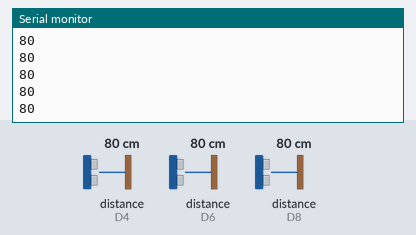
This sketch was run on a simulated ESP8266 (NodeMCU). Shown: the last lines printed to the serial monitor. Wiring (inferred from the names in the program): 3 × ultrasonic range finder: trigger D3, echo D4 / trigger D7, echo D8 / trigger D5, echo D6. Inputs (shaded band) come from the test bench; at power-on: distance to the obstacle (sensors on D4, D6, D8) 80 cm. The echo pulse lasts 58.3 µs per cm.

Above: at 1.3 s.
1.4 s: distance to the obstacle (sensor on D4) set to 2 cm
At 1.9 s:
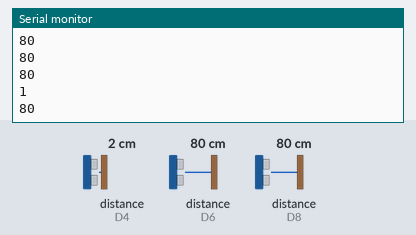
2.9 s: distance to the obstacle (sensor on D6) set to 4 cm
At 3.5 s:
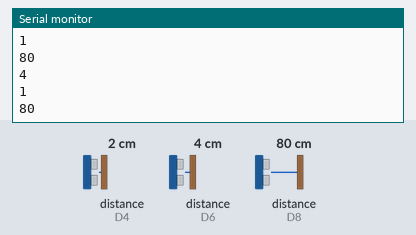
4.4 s: distance to the obstacle (sensor on D8) set to 9 cm
At 5.0 s:
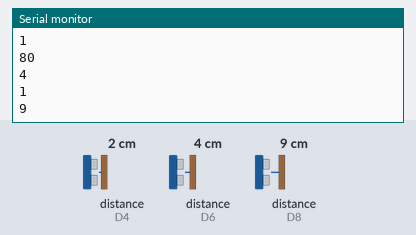
5.9 s: distance to the obstacle (sensor on D4) set to 18 cm
At 6.5 s:
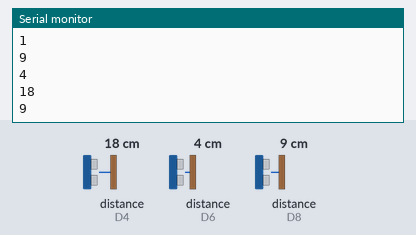
7.4 s: distance to the obstacle (sensor on D6) set to 35 cm
At 8.1 s:
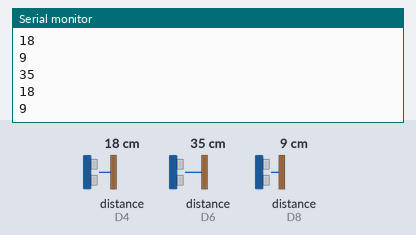
8.9 s: distance to the obstacle (sensor on D8) set to 60 cm
At 9.6 s:
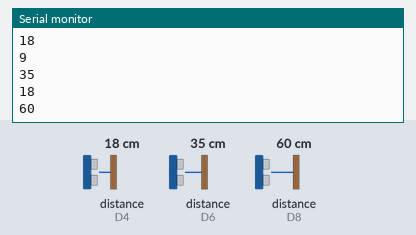
Timing chart, 0 to 11.4 s (numbered marks = the images above; inputs shaded):
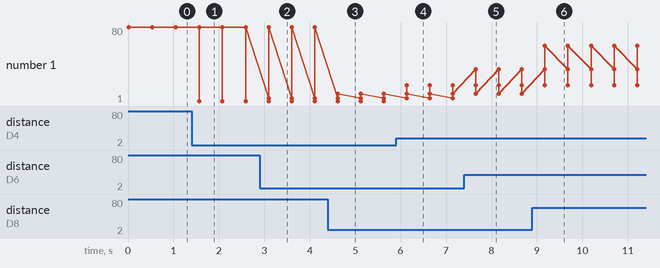

Measured:
- after the input at 1.4 s, the serial monitor: prints a new line after 0.16 s (image 1)
- after the input at 2.9 s, the serial monitor: prints a new line after 0.20 s (image 2)
- after the input at 4.4 s, the serial monitor: prints a new line after 0.22 s (image 3)
- after the input at 5.9 s, the serial monitor: prints a new line after 0.23 s (image 4)
- after the input at 7.4 s, the serial monitor: prints a new line after 0.25 s (image 5)
- after the input at 8.9 s, the serial monitor: prints a new line after 0.27 s (image 6)
- plotted number 1: 80 → 9 after the input at 4.4 s, 9 → 60 after the input at 8.9 s

The sketch:

project_2.ino
```cpp
#include <Wire.h>
#include <LiquidCrystal_I2C.h>

#define trigPin  D5  // Adjust pin numbers according to your connections
#define echoPin  D6
#define btrigPin D3
#define bechoPin D4
#define vtrigPin D7
#define vechoPin D8

int s = 0;
LiquidCrystal_I2C lcd(0x27, 16, 2);
void setup()
{
  Serial.begin(9600);

  lcd.backlight();
  pinMode(trigPin, OUTPUT);
  pinMode(echoPin, INPUT);
  pinMode(btrigPin, OUTPUT);
  pinMode(bechoPin, INPUT);
  pinMode(vtrigPin, OUTPUT);
  pinMode(vechoPin, INPUT);

  lcd.print("Library vacant seat in");
}

void loop()
{
  int duration, distance;
  digitalWrite(trigPin, HIGH);
  delayMicroseconds(10);
  digitalWrite(trigPin, LOW);
  duration = pulseIn(echoPin, HIGH);
  distance = (duration/2) / 29.1;

  int bduration, bdistance;
  digitalWrite(btrigPin, HIGH);
  delayMicroseconds(10);
  digitalWrite(btrigPin, LOW);
  bduration = pulseIn(bechoPin, HIGH);
  bdistance = (bduration/2) / 29.1;

  int vduration, vdistance;
  digitalWrite(vtrigPin, HIGH);
  delayMicroseconds(10);
  digitalWrite(vtrigPin, LOW);
  vduration = pulseIn(vechoPin, HIGH);
  vdistance = (vduration/2) / 29.1;

  Serial.println(distance);
  Serial.println(bdistance);
  Serial.println(vdistance);

  if (distance >= 10)
  {
    s = 1;
    if (bdistance >= 10 || vdistance >= 10)
    {
      s = 2;
      if (vdistance >= 10 && bdistance >= 10)
      {
        s = 3;
      }
    }
  }
  else if (bdistance <= 10 && distance <= 10 && vdistance <= 10)
  {
    s = 0;
  }
  else if (bdistance >= 10 && vdistance >= 10)
  {
    s = 2;
  }
  else if (bdistance >= 10 || vdistance >= 10)
  {
    s = 1;
  }

  lcd.setCursor(0, 1);
  lcd.print(s);
  lcd.print(" out of 3");
  lcd.setBacklight(1);
  delay(500); // Wait for 500 milliseconds
}
```
